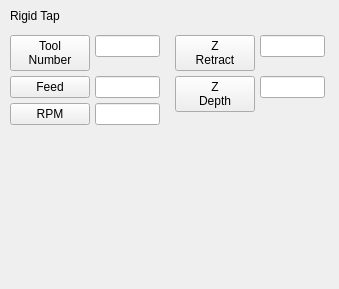
                      <widget class="QWidget" name="page_28">
                       <widget class="QLabel" name="label_28">
                        <property name="geometry">
                         <rect>
                          <x>10</x>
                          <y>5</y>
                          <width>61</width>
                          <height>21</height>
                         </rect>
                        </property>
                        <property name="text">
                         <string>Rigid Tap</string>
                        </property>
                       </widget>
                       <widget class="QWidget" name="formWidget_10" native="true">
                        <property name="geometry">
                         <rect>
                          <x>170</x>
                          <y>30</y>
                          <width>160</width>
                          <height>250</height>
                         </rect>
                        </property>
                        <layout class="QFormLayout" name="formLayout_12">
                         <property name="horizontalSpacing">
                          <number>5</number>
                         </property>
                         <property name="verticalSpacing">
                          <number>5</number>
                         </property>
                         <property name="leftMargin">
                          <number>5</number>
                         </property>
                         <property name="topMargin">
                          <number>5</number>
                         </property>
                         <property name="rightMargin">
                          <number>5</number>
                         </property>
                         <property name="bottomMargin">
                          <number>5</number>
                         </property>
                         <item row="1" column="0">
                          <widget class="QPushButton" name="pushButton_154">
                           <property name="text">
                            <string>Z
Retract</string>
                           </property>
                           <property name="checkable">
                            <bool>true</bool>
                           </property>
                           <property name="labelName" stdset="0">
                            <string>rtRetractLbl</string>
                           </property>
                           <attribute name="buttonGroup">
                            <string notr="true">holeOpBtnGrp</string>
                           </attribute>
                          </widget>
                         </item>
                         <item row="1" column="1">
                          <widget class="QLineEdit" name="rtRetractLbl"/>
                         </item>
                         <item row="2" column="0">
                          <widget class="QPushButton" name="pushButton_155">
                           <property name="text">
                            <string>Z
Depth</string>
                           </property>
                           <property name="checkable">
                            <bool>true</bool>
                           </property>
                           <property name="labelName" stdset="0">
                            <string>rtDepthLbl</string>
                           </property>
                           <attribute name="buttonGroup">
                            <string notr="true">holeOpBtnGrp</string>
                           </attribute>
                          </widget>
                         </item>
                         <item row="2" column="1">
                          <widget class="QLineEdit" name="rtDepthLbl"/>
                         </item>
                        </layout>
                       </widget>
                       <widget class="QWidget" name="formWidget_11" native="true">
                        <property name="geometry">
                         <rect>
                          <x>5</x>
                          <y>30</y>
                          <width>160</width>
                          <height>250</height>
                         </rect>
                        </property>
                        <layout class="QFormLayout" name="formLayout_13">
                         <property name="horizontalSpacing">
                          <number>5</number>
                         </property>
                         <property name="verticalSpacing">
                          <number>5</number>
                         </property>
                         <property name="leftMargin">
                          <number>5</number>
                         </property>
                         <property name="topMargin">
                          <number>5</number>
                         </property>
                         <property name="rightMargin">
                          <number>5</number>
                         </property>
                         <property name="bottomMargin">
                          <number>5</number>
                         </property>
                         <item row="1" column="0">
                          <widget class="QPushButton" name="pushButton_157">
                           <property name="text">
                            <string>Tool
Number</string>
                           </property>
                           <property name="checkable">
                            <bool>true</bool>
                           </property>
                           <property name="labelName" stdset="0">
                            <string>rtToolLbl</string>
                           </property>
                           <attribute name="buttonGroup">
                            <string notr="true">holeOpBtnGrp</string>
                           </attribute>
                          </widget>
                         </item>
                         <item row="1" column="1">
                          <widget class="QLineEdit" name="rtToolLbl"/>
                         </item>
                         <item row="2" column="0">
                          <widget class="QPushButton" name="pushButton_158">
                           <property name="text">
                            <string>Feed</string>
                           </property>
                           <property name="checkable">
                            <bool>true</bool>
                           </property>
                           <property name="labelName" stdset="0">
                            <string>rtFeedLbl</string>
                           </property>
                           <attribute name="buttonGroup">
                            <string notr="true">holeOpBtnGrp</string>
                           </attribute>
                          </widget>
                         </item>
                         <item row="2" column="1">
                          <widget class="QLineEdit" name="rtFeedLbl"/>
                         </item>
                         <item row="4" column="0">
                          <widget class="QPushButton" name="pushButton_159">
                           <property name="text">
                            <string>RPM</string>
                           </property>
                           <property name="checkable">
                            <bool>true</bool>
                           </property>
                           <property name="labelName" stdset="0">
                            <string>rtRpmLbl</string>
                           </property>
                           <attribute name="buttonGroup">
                            <string notr="true">holeOpBtnGrp</string>
                           </attribute>
                          </widget>
                         </item>
                         <item row="4" column="1">
                          <widget class="QLineEdit" name="rtRpmLbl"/>
                         </item>
                        </layout>
                       </widget>
                      </widget>
